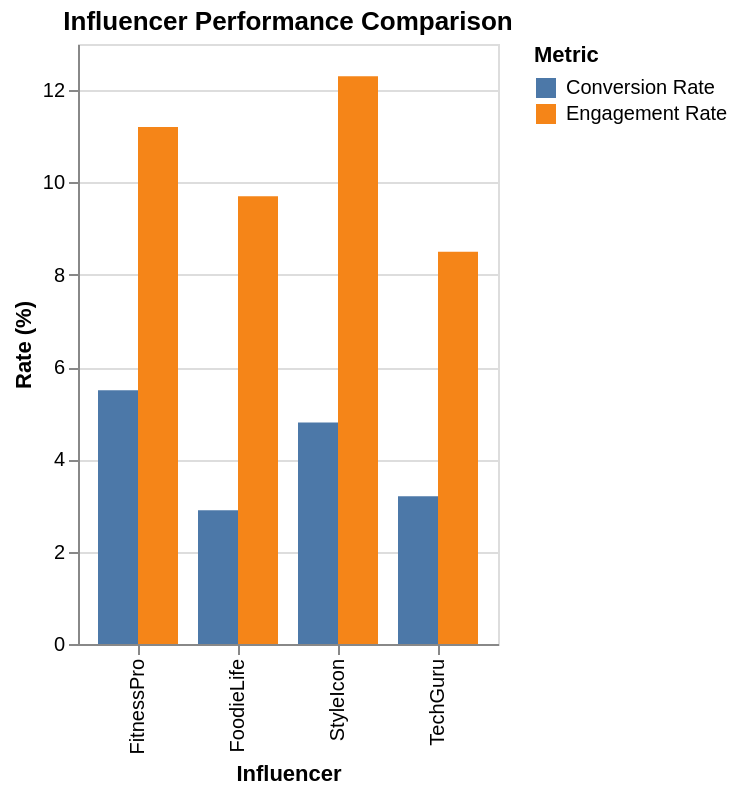

Write a Vega-Lite specification for this figure.
### Vega-Lite specification from a JSON file in a GitHub repository (floating-point values rounded to 4 significant figures)
{"$schema": "https://vega.github.io/schema/vega-lite/v6.json", "description": "Influencer performance metrics", "data": {"values": [{"influencer": "TechGuru", "metric": "Engagement Rate", "value": 8.5}, {"influencer": "TechGuru", "metric": "Conversion Rate", "value": 3.2}, {"influencer": "StyleIcon", "metric": "Engagement Rate", "value": 12.3}, {"influencer": "StyleIcon", "metric": "Conversion Rate", "value": 4.8}, {"influencer": "FoodieLife", "metric": "Engagement Rate", "value": 9.7}, {"influencer": "FoodieLife", "metric": "Conversion Rate", "value": 2.9}, {"influencer": "FitnessPro", "metric": "Engagement Rate", "value": 11.2}, {"influencer": "FitnessPro", "metric": "Conversion Rate", "value": 5.5}]}, "mark": "bar", "encoding": {"x": {"field": "influencer", "type": "nominal", "axis": {"title": "Influencer"}}, "y": {"field": "value", "type": "quantitative", "axis": {"title": "Rate (%)"}}, "color": {"field": "metric", "type": "nominal", "legend": {"title": "Metric"}}, "xOffset": {"field": "metric"}}, "title": "Influencer Performance Comparison"}
